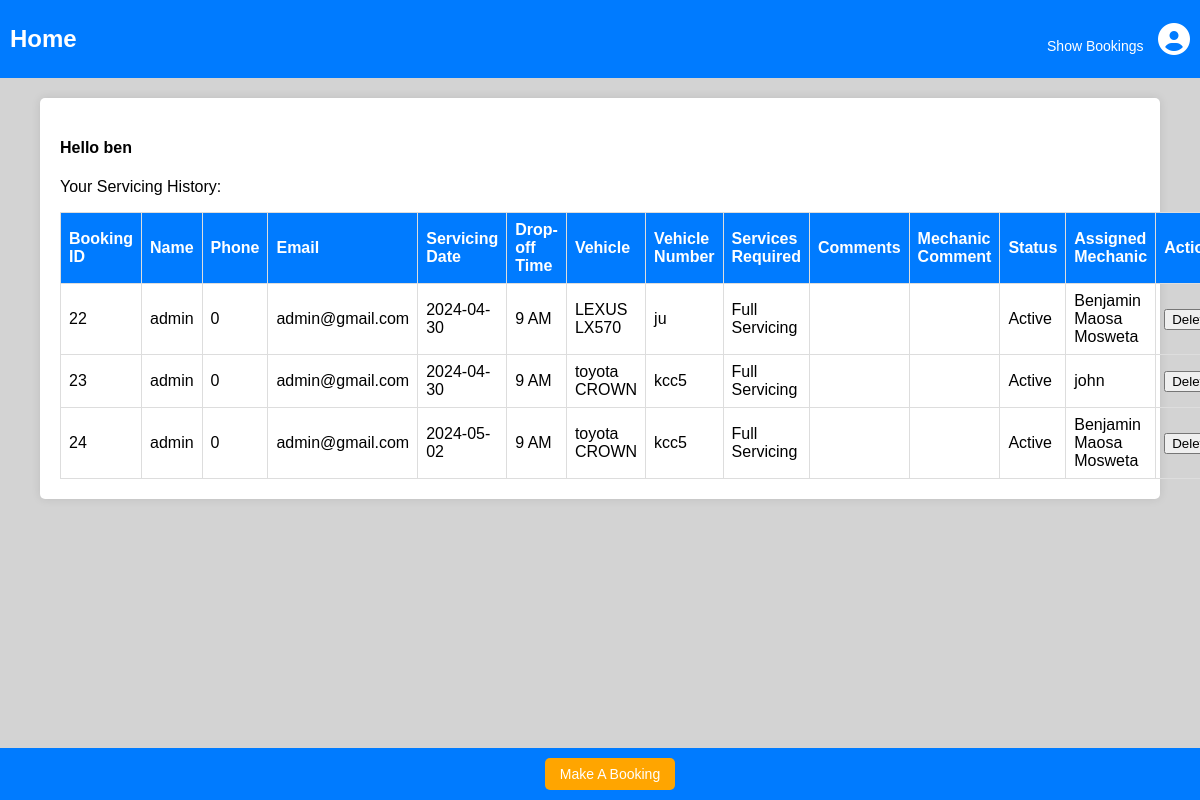
Screenshot of /members.php (signed in) with the database file from the repository.
### tables this page shows
CREATE TABLE `archive` (
  `bid` int(11) NOT NULL,
  `mname` varchar(50) NOT NULL,
  `phone` double NOT NULL,
  `email` varchar(50) NOT NULL,
  `sdate` date NOT NULL,
  `dtime` varchar(5) NOT NULL,
  `vehicle` varchar(50) NOT NULL,
  `vehiclenum` varchar(15) NOT NULL,
  `services` text NOT NULL,
  `comments` text NOT NULL,
  `status` varchar(7) NOT NULL,
  `mechanic_id` int(11) NOT NULL
);

CREATE TABLE `mechanic` (
  `id` int(20) NOT NULL,
  `name` varchar(30) NOT NULL,
  `email` varchar(30) NOT NULL,
  `address` int(30) NOT NULL,
  `password` varchar(30) NOT NULL
);

### members.php (the view, shortened to what this page needs)
<?php
include 'db.php';
?>
<!DOCTYPE html>
<html lang="en">
<head>
</head>
<body>
  <div class="header">
   <h2><a href="members.php" style="color: white; text-decoration: none; background-color: transparent;">Home</a></h2>
    <div>
      <a href="bookings.php" class="btn">Show Bookings</a>
      <div class="user-menu">
        <i class="fas fa-user-circle fa-2x"></i>
      </div>
    </div>
  </div>
  <div class="container">
    <h4>Hello <?php echo $_SESSION['mname']; ?></h4>
    <p>Your Servicing History:</p>
    <table>
      <tr>
        <th>Booking ID</th><th>Name</th><th>Phone</th><th>Email</th><th>Servicing Date</th><th>Drop-off Time</th><th>Vehicle</th><th>Vehicle Number</th><th>Services Required</th><th>Comments</th><th>Mechanic Comment</th><th>Status</th><th>Assigned Mechanic</th><th>Action</th>
      </tr>
      <?php
      $phone = $_SESSION['phone'];
      $sql = "SELECT a.*, m.name AS mechanic_name FROM archive a LEFT JOIN mechanic m ON a.mechanic_id = m.id WHERE a.phone='$phone'";
      $result = $db->query($sql);
      if ($result->num_rows > 0) {
        while ($row = $result->fetch_assoc()) {
          echo "<tr>
                  <td>{$row['bid']}</td>
                  <td>{$row['mname']}</td>
                  <td>{$row['phone']}</td>
                  <td>{$row['email']}</td>
                  <td>{$row['sdate']}</td>
                  <td>{$row['dtime']}</td>
                  <td>{$row['vehicle']}</td>
                  <td>{$row['vehiclenum']}</td>
                  <td>{$row['services']}</td>
                  <td>{$row['comments']}</td>
                  <td>{$row['repair_comment']}</td>
                  <td>{$row['status']}</td>
                  <td>{$row['mechanic_name']}</td>
                  <td>
                    <form method='POST'>
                      <input type='hidden' name='delete_id' value='{$row['bid']}'>
                      <button type='submit' name='delete' class='delete-btn'>Delete</button>
                    </form>
                  </td>
                </tr>";
        }
      } else {
        echo "<tr><td colspan='14'>No records found.</td></tr>";
      }
      ?>
    </table>
  </div>
  <div class="footer">
    <a href="booking.php" style="background-color: orange; color: white; padding: 8px 15px; text-decoration: none; font-size: 14px; border-radius: 5px; display: inline-block;">Make A Booking</a>
  </div>
</body>
</html>

### members.php (style rules this page uses)
body { font-family: Arial, sans-serif; margin: 0; padding: 0; background-color: #d3d3d3; }
.header { background-color: #007bff; padding: 5px 10px; display: flex; justify-content: space-between; align-items: center; color: white; }
.user-menu { position: relative; display: inline-block; }
.container { width: 90%; margin: 20px auto; padding: 20px; background: white; border-radius: 5px; box-shadow: 0px 0px 10px rgba(0, 0, 0, 0.1); }
table { width: 100%; border-collapse: collapse; }
th, td { border: 1px solid #ddd; padding: 8px; text-align: left; }
th { background-color: #007bff; color: white; }
.footer { position: fixed; left: 0; bottom: 0; width: 100%; background-color: #007bff; color: white; text-align: center; padding: 10px; }
.btn { background-color: #007bff; color: white; padding: 5px 10px; border: none; cursor: pointer; text-decoration: none; font-size: 14px; }

### rows the page displays
archive: bid "22", mname "admin", phone "0", email "admin@gmail.com", sdate "2024-04-30", dtime "9 AM", vehicle "LEXUS LX570", vehiclenum "ju", services "Full Servicing", status "Active", mechanic.name "Benjamin Maosa Mosweta"
archive: bid "23", mname "admin", phone "0", email "admin@gmail.com", sdate "2024-04-30", dtime "9 AM", vehicle "toyota CROWN", vehiclenum "kcc5", services "Full Servicing", status "Active", mechanic.name "john"
archive: bid "24", mname "admin", phone "0", email "admin@gmail.com", sdate "2024-05-02", dtime "9 AM", vehicle "toyota CROWN", vehiclenum "kcc5", services "Full Servicing", status "Active", mechanic.name "Benjamin Maosa Mosweta"

### other values shown
$_SESSION['mname'] "ben"
